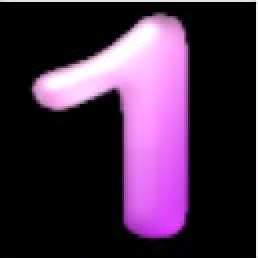
#> input picture num_1.png, 129 x 129 px, found by its file name (shown 2 times larger)
$ python 8puzzle.py
#> lines starting #> are read from the running program, lines starting #| are printed output that depends on the picture
import cv2
import sys
import copy
import heapq
import random
import pyautogui
import matplotlib
import matplotlib.pyplot as plt

matplotlib.use('TkAgg') #그래프를 렌더링하는데 필요한 백엔드를 지정하는 코드

imgDic = {1: 'C:/Users/cdh39/PycharmProjects/puzzle/num_1.png',
          2: 'C:/Users/cdh39/PycharmProjects/puzzle/num_2.png',
          3: 'C:/Users/cdh39/PycharmProjects/puzzle/num_3.png',
          4: 'C:/Users/cdh39/PycharmProjects/puzzle/num_4.png',
          5: 'C:/Users/cdh39/PycharmProjects/puzzle/num_5.png',
          6: 'C:/Users/cdh39/PycharmProjects/puzzle/num_6.png',
          7: 'C:/Users/cdh39/PycharmProjects/puzzle/num_7.png',
          8: 'C:/Users/cdh39/PycharmProjects/puzzle/num_8.png',
          0: 'C:/Users/cdh39/PycharmProjects/puzzle/num_0.png'}
def check_zero(puzzle):  # 퍼즐 내에서 0의 위치를 찾아 리턴
    for i in range(3):
        for j in range(3):
            if puzzle[i][j] == 0:
                return i, j
def valid_move(x, y): # 0의 위치가 3x3 배열을 벗어날 경우 false, 벗어나지 않을 경우 true 반환
    return 0 <= x < 3 and 0 <= y < 3

def swap(puzzle, x1, y1, x2, y2):  #두 퍼즐을 스왑하는 함수
    puzzle[x1][y1], puzzle[x2][y2] = puzzle[x2][y2], puzzle[x1][y1]

def shuffle_puzzle(puzzle, moves):  #moves 는 스왑 수(몇 번 이동하는지)
    x, y = check_zero(puzzle)

    directions = [(-1, 0), (1, 0), (0, -1), (0, 1)]  #상하좌우 이동

    for i in range(moves):
        while True:
            dx, dy = random.choice(directions)   #상하좌우 중 하나 랜덤 선택
            new_x, new_y = x + dx, y + dy        # 0의 좌표 + 상하좌우 중 랜덤 좌표값
            if valid_move(new_x, new_y):         #만약 이동할 0의 위치가 유효한 위치이면
                swap(puzzle, x, y, new_x, new_y) #현재 0이 위치한 퍼즐과 이동할 위치의 퍼즐을 스왑
                x, y = new_x, new_y              #0의 좌표값을 이동한 좌표값으로 갱신
                break

keyList = [[1, 2, 3], [8, 0, 4], [7, 6, 5]]  #목표 퍼즐이자 섞을 퍼즐
goal_puzzle = copy.deepcopy(keyList)         #goal_puzzle은 수동모드 시 정답인지 확인하기 위한 변수

print("목표 퍼즐")
for i in range(3):
    for j in range(3):
        print(keyList[i][j], end=' ')
    print()

shuffle_puzzle(keyList, 100) #keyList에서 0을 moves 번만큼 움직임
print("\n섞은 후의 퍼즐")
for i in range(3):
    for j in range(3):
        print(keyList[i][j], end=' ')
    print()

# 전체그림의 너비와 높이가 각각 5인치인 3x3 서브플롯을 생성(fig는 전체 그림 객체, axes는 서브플롯 객체)
fig, axes = plt.subplots(3, 3, figsize=(5, 5))

# img 는 이미지 파일을 읽어들여 openCV에서 처리할 수 있는 형식으로 로드됨
img1 = cv2.imread(imgDic[keyList[0][0]])
img2 = cv2.imread(imgDic[keyList[0][1]])
#> img2 is the input picture: shape (129, 129, 3); mean B, G, R 67, 42, 65.3
img3 = cv2.imread(imgDic[keyList[0][2]])
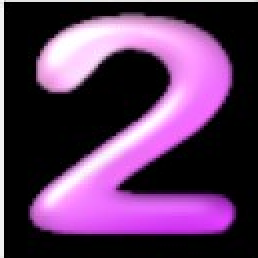
#> input picture num_2.png, 129 x 129 px, found by its file name (shown 2 times larger)
#> img3 is the input picture: shape (129, 129, 3); mean B, G, R 95.8, 57.8, 92.6
img4 = cv2.imread(imgDic[keyList[1][0]])
img5 = cv2.imread(imgDic[keyList[1][1]])
img6 = cv2.imread(imgDic[keyList[1][2]])
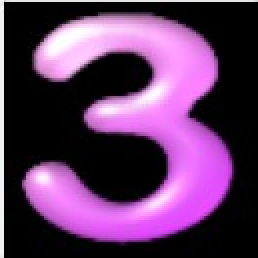
#> input picture num_3.png, 129 x 129 px, found by its file name (shown 2 times larger)
#> img6 is the input picture: shape (129, 129, 3); mean B, G, R 98.2, 57, 95.1
img7 = cv2.imread(imgDic[keyList[2][0]])
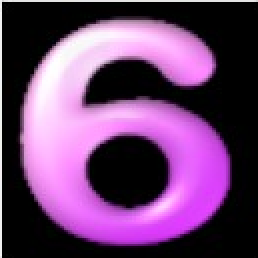
#> input picture num_6.png, 129 x 129 px, found by its file name (shown 2 times larger)
#> img7 is the input picture: shape (129, 129, 3); mean B, G, R 109.7, 65.2, 106.2
img8 = cv2.imread(imgDic[keyList[2][1]])
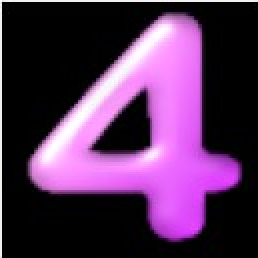
#> input picture num_4.png, 129 x 129 px, found by its file name (shown 2 times larger)
#> img8 is the input picture: shape (129, 129, 3); mean B, G, R 87.5, 49, 83.9
img9 = cv2.imread(imgDic[keyList[2][2]])
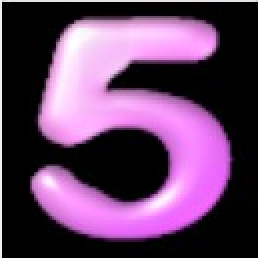
#> input picture num_5.png, 129 x 129 px, found by its file name (shown 2 times larger)
#> img9 is the input picture: shape (129, 129, 3); mean B, G, R 100.5, 65.1, 99.4

def print_plot(img1, img2, img3, img4, img5, img6, img7, img8, img9):
    plt.subplot(3, 3, 1)               # 3행 3열의 격자 중 1번째 서브플롯을 선택
    plt.gca().axes.xaxis.set_visible(False)  # x축 눈금과 레이블이 보이지 않게
    plt.gca().axes.yaxis.set_visible(False)  # y축 눈금과 레이블이 보이지 않게
    plt.imshow(img1)                         # img1 이미지를 서브플롯에 출력

    plt.subplot(3, 3, 2)
    plt.gca().axes.xaxis.set_visible(False)
    plt.gca().axes.yaxis.set_visible(False)
    plt.imshow(img2)

    plt.subplot(3, 3, 3)
    plt.gca().axes.xaxis.set_visible(False)
    plt.gca().axes.yaxis.set_visible(False)
    plt.imshow(img3)

    plt.subplot(3, 3, 4)
    plt.gca().axes.xaxis.set_visible(False)
    plt.gca().axes.yaxis.set_visible(False)
    plt.imshow(img4)

    plt.subplot(3, 3, 5)
    plt.gca().axes.xaxis.set_visible(False)
    plt.gca().axes.yaxis.set_visible(False)
    plt.imshow(img5)

    plt.subplot(3, 3, 6)
    plt.gca().axes.xaxis.set_visible(False)
    plt.gca().axes.yaxis.set_visible(False)
    plt.imshow(img6)

    plt.subplot(3, 3, 7)
    plt.gca().axes.xaxis.set_visible(False)
    plt.gca().axes.yaxis.set_visible(False)
    plt.imshow(img7)

    plt.subplot(3, 3, 8)
    plt.gca().axes.xaxis.set_visible(False)
    plt.gca().axes.yaxis.set_visible(False)
    plt.imshow(img8)

    plt.subplot(3, 3, 9)
    plt.gca().axes.xaxis.set_visible(False)
    plt.gca().axes.yaxis.set_visible(False)
    plt.imshow(img9)

# [16 lines left out: function swap_image, not called in this run]


answer_cnt = 0  #정답을 맞추기까지 걸린 횟수
# [126 lines left out: functions draw_puzzle, auto_puzzle, h, not called in this run]

def f(puzzle, goal, level): # 노드의 레벨과 휴리스틱값 더한 값 반환
    return level + h(puzzle, goal)
# [62 lines left out: functions move_puzzle, astar, print_path, not called in this run]


#########################################################################################

choice = int(input("\n1.수동모드  2.자동모드 중 하나를 선택하세요 : "))
#> the answer given: 1

if choice == 1:
    # 맨 처음 화면 초기화
#> (the run stopped early here; a loop or call above may not have finished)
